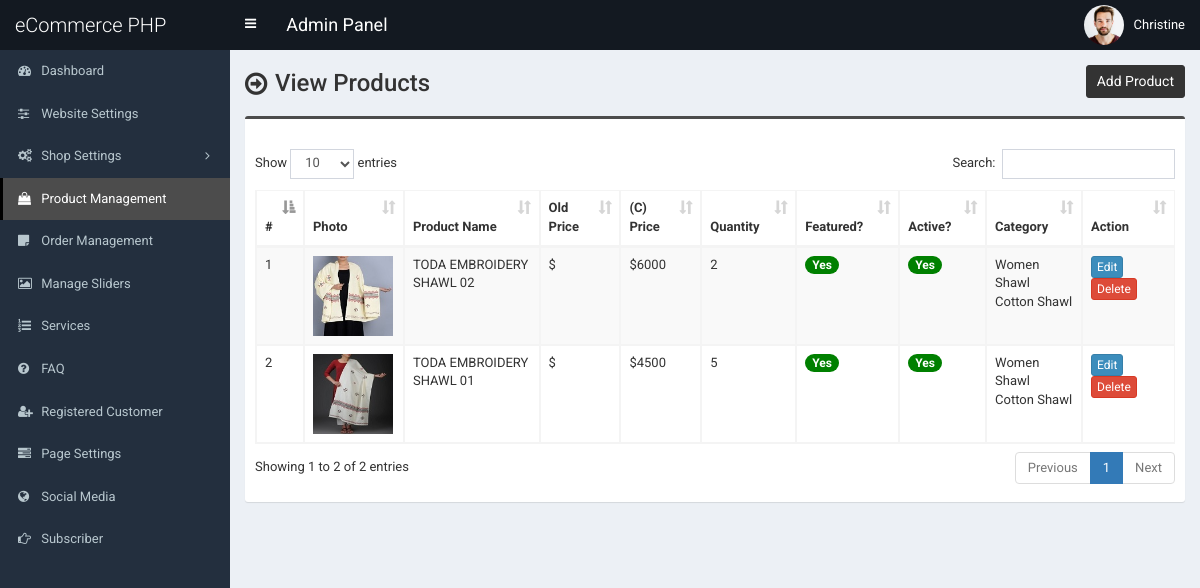
Screenshot of /admin/product.php (signed in) with the database file from the repository.
### tables this page shows
CREATE TABLE `tbl_product` (
  `p_id` int(11) NOT NULL,
  `p_name` varchar(255) NOT NULL,
  `p_old_price` varchar(10) NOT NULL,
  `p_current_price` varchar(10) NOT NULL,
  `p_qty` int(10) NOT NULL,
  `p_featured_photo` varchar(255) NOT NULL,
  `p_description` text NOT NULL,
  `p_short_description` text NOT NULL,
  `p_feature` text NOT NULL,
  `p_condition` text NOT NULL,
  `p_return_policy` text NOT NULL,
  `p_total_view` int(11) NOT NULL,
  `p_is_featured` int(1) NOT NULL,
  `p_is_active` int(1) NOT NULL,
  `ecat_id` int(11) NOT NULL
);

CREATE TABLE `tbl_top_category` (
  `tcat_id` int(11) NOT NULL,
  `tcat_name` varchar(255) NOT NULL,
  `show_on_menu` int(1) NOT NULL
);

CREATE TABLE `tbl_mid_category` (
  `mcat_id` int(11) NOT NULL,
  `mcat_name` varchar(255) NOT NULL,
  `tcat_id` int(11) NOT NULL
);

CREATE TABLE `tbl_end_category` (
  `ecat_id` int(11) NOT NULL,
  `ecat_name` varchar(255) NOT NULL,
  `mcat_id` int(11) NOT NULL
);

### admin/product.php (the view, shortened to what this page needs)
<?php require_once('header.php'); ?>
<section class="content-header">
	<div class="content-header-left">
		<h1>View Products</h1>
	</div>
	<div class="content-header-right">
		<a href="product-add.php" class="btn btn-primary btn-sm">Add Product</a>
	</div>
</section>
<section class="content">
	<div class="row">
		<div class="col-md-12">
			<div class="box box-info">
				<div class="box-body table-responsive">
					<table id="example1" class="table table-bordered table-hover table-striped">
					<thead class="thead-dark">
							<tr>
								<th width="10">#</th>
								<th>Photo</th>
								<th width="160">Product Name</th>
								<th width="60">Old Price</th>
								<th width="60">(C) Price</th>
								<th width="60">Quantity</th>
								<th>Featured?</th>
								<th>Active?</th>
								<th>Category</th>
								<th width="80">Action</th>
							</tr>
						</thead>
						<tbody>
							<?php
							$i=0;
							$statement = $pdo->prepare("SELECT
														t1.p_id,
														t1.p_name,
														t1.p_old_price,
														t1.p_current_price,
														t1.p_qty,
														t1.p_featured_photo,
														t1.p_is_featured,
														t1.p_is_active,
														t1.ecat_id,
														t2.ecat_id,
														t2.ecat_name,
														t3.mcat_id,
														t3.mcat_name,
														t4.tcat_id,
														t4.tcat_name
							                           	FROM tbl_product t1
							                           	JOIN tbl_end_category t2
							                           	ON t1.ecat_id = t2.ecat_id
							                           	JOIN tbl_mid_category t3
							                           	ON t2.mcat_id = t3.mcat_id
							                           	JOIN tbl_top_category t4
							                           	ON t3.tcat_id = t4.tcat_id
							                           	ORDER BY t1.p_id DESC
							                           	");
							$statement->execute();
							$result = $statement->fetchAll(PDO::FETCH_ASSOC);
							foreach ($result as $row) {
								$i++;
								?>
								<tr>
									<td><?php echo $i; ?></td>
									<td style="width:82px;"><img src="../assets/uploads/<?php echo $row['p_featured_photo']; ?>" alt="<?php echo $row['p_name']; ?>" style="width:80px;"></td>
									<td><?php echo $row['p_name']; ?></td>
									<td>$<?php echo $row['p_old_price']; ?></td>
									<td>$<?php echo $row['p_current_price']; ?></td>
									<td><?php echo $row['p_qty']; ?></td>
									<td>
										<?php if($row['p_is_featured'] == 1) {echo '<span class="badge badge-success" style="background-color:green;">Yes</span>';} else {echo '<span class="badge badge-success" style="background-color:red;">No</span>';} ?>
									</td>
									<td>
										<?php if($row['p_is_active'] == 1) {echo '<span class="badge badge-success" style="background-color:green;">Yes</span>';} else {echo '<span class="badge badge-danger" style="background-color:red;">No</span>';} ?>
									</td>
									<td><?php echo $row['tcat_name']; ?><br><?php echo $row['mcat_name']; ?><br><?php echo $row['ecat_name']; ?></td>
									<td>
										<a href="product-edit.php?id=<?php echo $row['p_id']; ?>" class="btn btn-primary btn-xs">Edit</a>
										<a href="#" class="btn btn-danger btn-xs" data-href="product-delete.php?id=<?php echo $row['p_id']; ?>" data-toggle="modal" data-target="#confirm-delete">Delete</a>
									</td>
								</tr>
								<?php
							}
							?>
						</tbody>
					</table>
				</div>
			</div>
		</div>
	</div>
</section>
<?php require_once('footer.php'); ?>

### admin/style.css (style rules this page uses)
body { font-size: 13px; font-family: "Roboto", sans-serif; }
.content-header > h1, .content-header .content-header-left h1 { font-family: "Roboto", sans-serif; }
.box-info { padding-top: 20px; }
.content-header { overflow: hidden; }
.content-header .content-header-left { float: left; padding-top: 5px; }
.content-header .content-header-right { float: right; }
.content-header .content-header-left h1 { margin-top: 0; margin-bottom: 0; padding-left: 30px; padding-bottom: 5px; font-size: 24px; position: relative; }
.content-header .content-header-left h1:before { position: absolute; top: 0; left: 0; font-family: "FontAwesome", sans-serif; font-size: 26px; content: "\f18e"; }
.content-header .content-header-right a { position: relative; font-size: 14px; }
.box.box-info { border-top-color: #4c4c4c; }
.content-header .content-header-right a { background-color: #333333; border-color: #333333; }

### rows the page displays
tbl_product: p_featured_photo (picture), p_name "TODA EMBROIDERY SHAWL 02", p_current_price "6000", p_qty "2", p_is_featured "Yes", p_is_active "Yes", tbl_top_category.tcat_name "Women", tbl_mid_category.mcat_name "Shawl", ecat.ecat_name "Cotton Shawl"
tbl_product: p_featured_photo (picture), p_name "TODA EMBROIDERY SHAWL 01", p_current_price "4500", p_qty "5", p_is_featured "Yes", p_is_active "Yes", tbl_top_category.tcat_name "Women", tbl_mid_category.mcat_name "Shawl", ecat.ecat_name "Cotton Shawl"

### other values shown
$_SESSION['user']['full_name'] "Christine"
